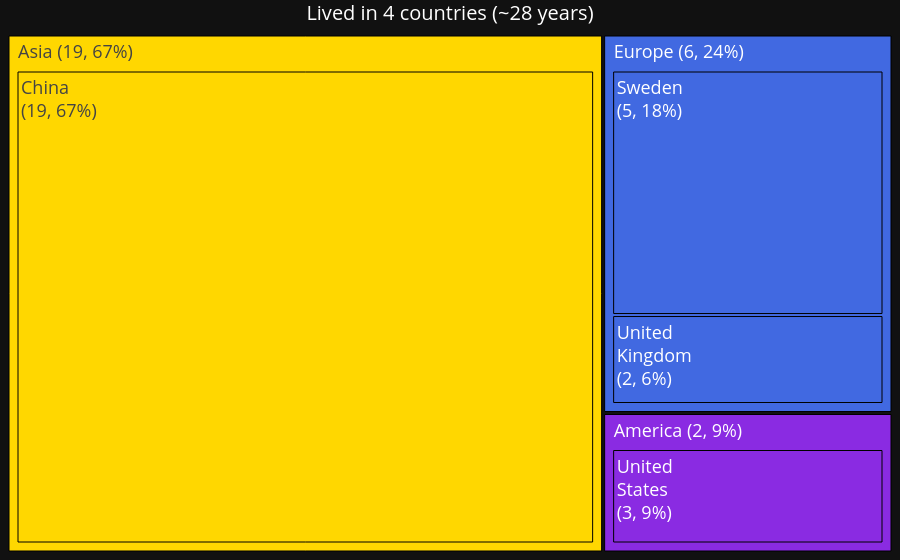

The notebook cell this image was saved under:
### Code cell
df_country_lived = df_country[df_country['country'].isin(COUNTRIES_LIVED)]
n_country_lived = df_country_lived.country.nunique()
t_country_lived = df_country_lived.total_years.sum()

create_tree(
    df=df_country_lived,
    feat='country',
    var='total_years',
    flag='continent',
    group_flag=True,
    color_dict=COLOR_DICT,
    font_size_dict=FONT_SIZE_DICT,
    title=f'Lived in {n_country_lived} countries (~{t_country_lived:.0f} years)',
    threshold=1,
    threshold_global=False,
    save_path='../attachments/tree_travel_all.html',
    #save_path=None
    )

### Figure 1 — Plotly figure (JSON) as saved in the notebook; plotly's stock layout.template omitted (floating-point values rounded to 4 significant figures)
{"data": [{"branchvalues": "total", "hoverinfo": "none", "ids": ["America", "Asia", "Europe", "America | United<br>States", "Asia | China", "Europe | Sweden", "Europe | United<br>Kingdom"], "labels": ["<br><br>America (2, 9%)", "<br><br>Asia (19, 67%)", "<br><br>Europe (6, 24%)", "United<br>States", "China", "Sweden", "United<br>Kingdom"], "marker": {"colors": ["blueviolet", "gold", "royalblue", "blueviolet", "gold", "royalblue", "royalblue"], "line": {"color": "black", "width": 1}}, "parents": ["", "", "", "America", "Asia", "Europe", "Europe"], "textfont": {"size": 18}, "textinfo": "label+value+percent root", "textposition": "top left", "texttemplate": "<br>%{label}<br>(%{value:.0f}, %{percentRoot:.0%})", "type": "treemap", "values": [2.501, 19.12, 6.788, 2.501, 19.12, 4.977, 1.811]}], "layout": {"font": {"color": "white", "size": 18}, "margin": {"b": 0, "l": 0, "r": 0, "t": 0}, "title": {"font": {"size": 20}, "text": "Lived in 4 countries (~28 years)", "x": 0.5, "xanchor": "center", "y": 0.99, "yanchor": "top"}, "uniformtext": {"minsize": 18, "mode": "show"}}}
